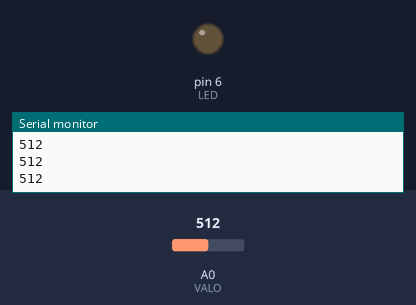
A sketch run on a simulated Arduino Uno, built with avr-gcc and run on an emulated ATmega328P. Parts: output pins drawn as LEDs (lit = HIGH), the last lines printed to the serial monitor. Dashed ring = blinking. Inputs (shaded band) come from the test bench; at power-on: A0 (VALO) = 512.

Above: at 1.2 s.
1.3 s: A0 (VALO) set to 543
2.8 s: A0 (VALO) set to 561
At 3.2 s:
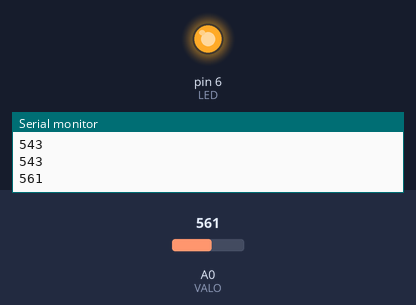
5.8 s: A0 (VALO) set to 540
At 6.7 s:
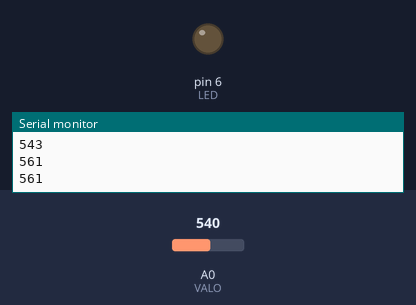
7.3 s: A0 (VALO) set to 560
At 7.9 s:
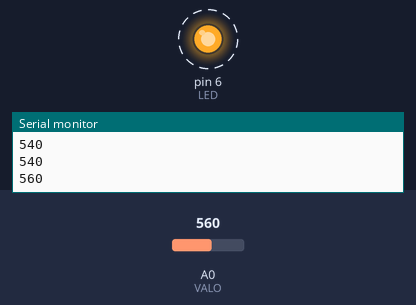
Timing chart, 0 to 11.3 s (numbered marks = the images above; inputs shaded):
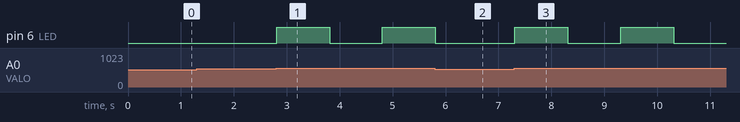

Measured:
- the behaviour switches between 550 and 551 on A0 (VALO) (found by bisection; images 0 and 1)
- after the input at 2.8 s, pin 6 (LED): LOW → HIGH at once, → LOW 1.0 s later, → HIGH 1.0 s later
- after the input at 5.8 s, pin 6 (LED): goes on until 5.8 s, then stays LOW
- after the input at 7.3 s, pin 6 (LED): alternates HIGH for 1.0 s and LOW for 1.0 s, starting at once

The sketch:

automaattinen_ledimajakka.ino
```cpp
int LED = 6;
int VALO = A0;
int arvo = 0;

void setup()
{
  pinMode(VALO, INPUT);
  pinMode(LED, OUTPUT);
  Serial.begin(9600);
}

void loop()
{
  arvo = analogRead(VALO);
  Serial.println(arvo);
  if (arvo <= 550) {
    digitalWrite(LED, LOW);
  } else {
    digitalWrite(LED, HIGH);
    delay(1000);
    digitalWrite(LED, LOW);
    delay(1000);
  }
}
```
